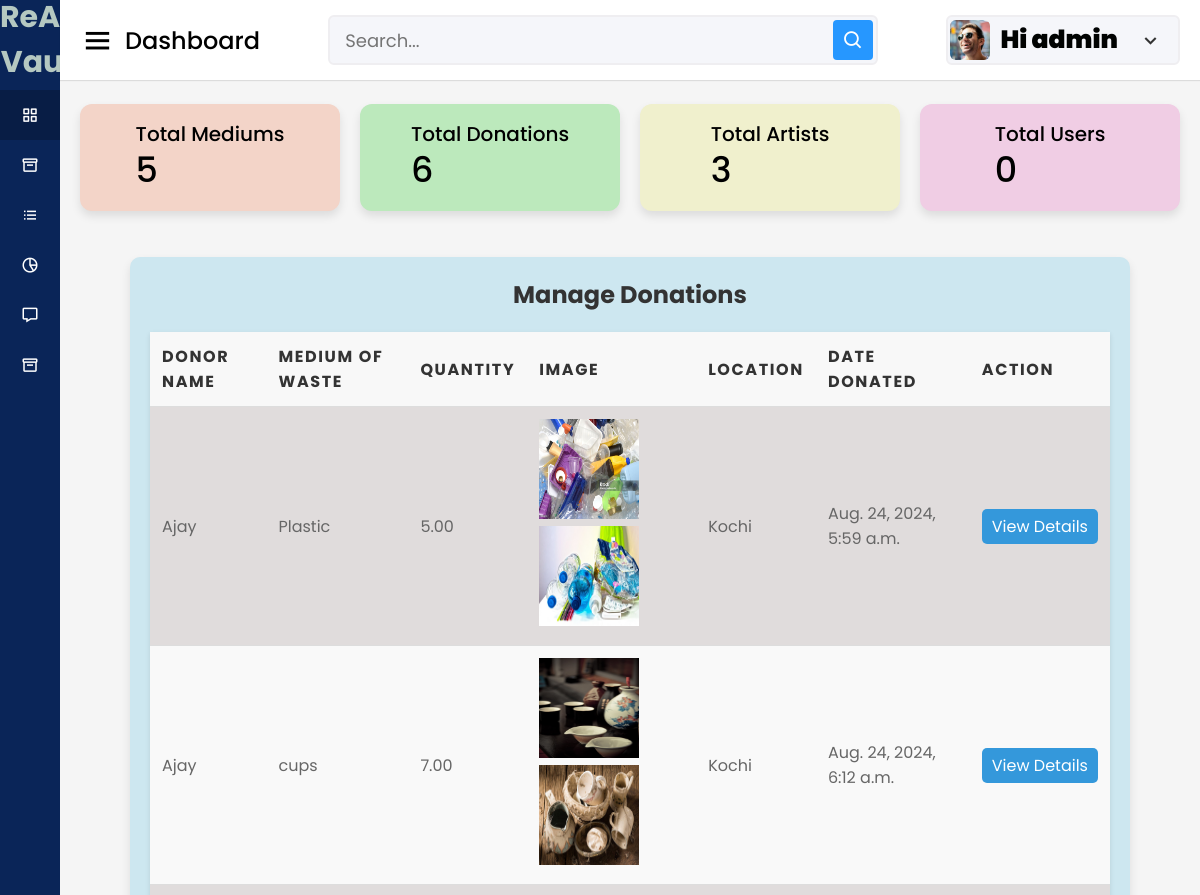
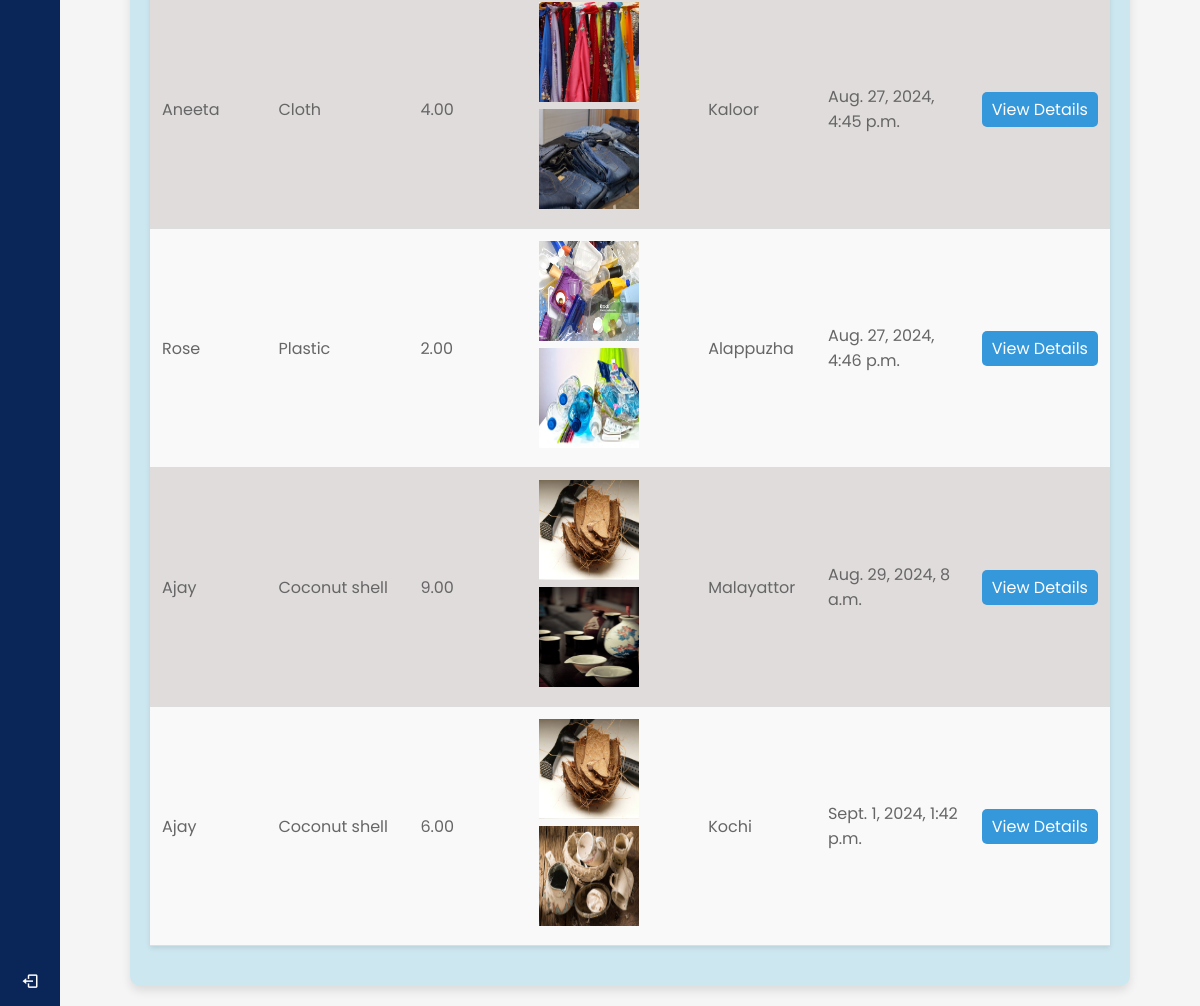
/adminclick/donation_listview/ (signed in), run on the app's committed database (2 pictures, top to bottom).
### accounts/models.py (models this page shows, shortened)
class Adminclick(models.Model):
    user = models.OneToOneField(User, on_delete = models.CASCADE)
    phone = models.IntegerField(default=99999999)
    profile_pic = models.ImageField(upload_to= 'picture/admin/admin.jpg', null=True)

class Donors(models.Model):
    user = models.OneToOneField(User, on_delete = models.CASCADE)
    phone = models.IntegerField(default=99999999)
    profile_pic = models.ImageField(upload_to= 'picture/donor', null=True,default='picture/donor/hi.jpg')

### donors/models.py (models this page shows, shortened)
class Donation(models.Model):
    donor = models.ForeignKey(Donors, on_delete=models.CASCADE)
    medium_of_waste = models.ForeignKey(MediumOfWaste, on_delete=models.CASCADE)
    quantity = models.DecimalField(max_digits=10, decimal_places=2)
    location = models.CharField(max_length=255)
    date_donated = models.DateTimeField(auto_now_add=True)
    STATUS_CHOICES = [
        ('pending','Pending'),
        ('accepted','Accepted'),
        ('rejected','Rejected'),
    ]
    status = models.CharField(max_length=10, choices=STATUS_CHOICES, default='pending')

class DonationImage(models.Model):
    donation = models.ForeignKey(Donation, on_delete=models.CASCADE, related_name='images')
    image=models.ImageField(upload_to='picture/donor')

### adminclick/models.py (models this page shows, shortened)
class MediumOfWaste(models.Model):
    name = models.CharField(max_length=255)
    description = models.TextField(blank=True, null=True)
    rate=models.DecimalField(max_digits=10,decimal_places=2,default=0.00)

### adminclick/views.py (the view)
# urls.py: path('donation_listview/', views.donation_listview, name='donation_listview'),
@login_required
@never_cache
def donation_listview(request):
    adminclick= request.user.adminclick
    total_medium_of_waste=MediumOfWaste.objects.count()
    total_donations=Donation.objects.count()
    total_artists=Artist.objects.count()
    donations = Donation.objects.select_related('donor', 'medium_of_waste').all()
    context={
    'donations': donations,
    'adminclick':adminclick,
    'total_medium_of_waste':total_medium_of_waste,
    'total_donations':total_donations,
    'total_artists':total_artists
    }
    return render(request, 'admin/donation_list.html', context)

### category/context_processors.py (called while the page is built)
def menu_links(request):
    links = Category.objects.all()
    return dict(links=links)

### template/admin/donation_list.html (shortened to what this page needs)
{% load static %}
<!DOCTYPE html>
<html lang="en" dir="ltr">
<head>
  <link rel="stylesheet" href="{% static 'assets/css/styles.css' %}">
  <link href='https://unpkg.com/boxicons@2.0.7/css/boxicons.min.css' rel='stylesheet'>
</head>
<body>
  <div class="sidebar">
    <div class="logo-details">
      <span class="logo_name" style="font-size: 30px; text-align: center; font-weight: 700; color: #b5c8c1;">ReArt Vault</span>
    </div>
    <ul class="nav-links">
      <li>
        <a href="{% url 'admin_dashboard' %}" class="active">
          <i class='bx bx-grid-alt'></i>
          <span class="links_name">Admin Dashboard</span>
        </a>
      </li>
      <li>
        <a href="{% url 'add_medium_of_waste' %}">
          <i class='bx bx-box'></i>
          <span class="links_name">Add Medium </span>
        </a>
      </li>
      <li>
        <a href="{% url 'approve_artists' %}">
          <i class='bx bx-list-ul'></i>
          <span class="links_name">Manage Artists</span>
        </a>
      </li>
      <li>
        <a href="{% url 'donation_listview' %}">
          <i class='bx bx-pie-chart-alt-2'></i>
          <span class="links_name">Manage Donations</span>
        </a>
      </li>
      <li>
        <a href="{% url 'set_rates' %}">
          <i class='bx bx-message'></i>
          <span class="links_name">Set Pricing</span>
        </a>
      </li>
      <li>
        <a href="{% url 'add_category' %}">
          <i class='bx bx-box'></i>
          <span class="links_name">Add Category</span>
        </a>
      </li>
      <li class="log_out">
        <a href="{% url 'userlogout' %}">
          <i class='bx bx-log-out'></i>
          <span class="links_name">Log out</span>
        </a>
      </li>
    </ul>
  </div>
  <section class="home-section">
    <nav>
      <div class="sidebar-button">
        <i class='bx bx-menu sidebarBtn'></i>
        <span class="dashboard"> Dashboard</span>
      </div>
      <div class="search-box">
        <input type="text" placeholder="Search...">
        <i class='bx bx-search'></i>
      </div>
      <div class="profile-details">
        <img src="{{adminclick.profile_pic.url}}" alt="">
        <span class="admin_name" style="font-size: 25px; font-weight: 900; color: #010302;">Hi {{user.username}}</span>
        <i class='bx bx-chevron-down'></i>
      </div>
    </nav>
    <body>
      <div class="home-content">
        <div class="overview-boxes">
          <div class="box" style="background-color:rgb(243, 212, 200);">
            <div class="right-side">
              <div class="box-topic">Total Mediums</div>
              <div class="number">{{ total_medium_of_waste }}</div>
            </div>
          </div>
          <div class="box" style="background-color:rgb(188, 233, 188);">
            <div class="right-side">
              <div class="box-topic">Total Donations</div>
              <div class="number">{{total_donations}}</div>
            </div>
          </div>
          <div class="box" style="background-color:rgb(240, 240, 205);">
            <div class="right-side">
              <div class="box-topic">Total Artists</div>
              <div class="number"> {{total_artists}}</div>
            </div>
          </div>
          <div class="box" style="background-color:rgb(240, 205, 228);">
            <div class="right-side">
              <div class="box-topic">Total Users</div>
              <div class="number">0</div>
            </div>
          </div>
        </div>
          <div class="sales-boxes">
            <div class="recent-sales box" style="background-color: rgb(205, 231, 240); padding: 20px; border-radius: 10px; width:1000px;">
                <div class="title" style="font-size: 24px; font-weight: bold; margin-bottom: 20px;">Manage Donations</div>
                <table class="table">
                    <thead>
                        <tr>
                            <th>Donor Name</th>
                            <th>Medium of Waste</th>
                            <th>Quantity</th>
                            <th>Image</th>
                            <th>Location</th>
                            <th>Date Donated</th>
                            <th>Action</th>
                        </tr>
                    </thead>
                    <tbody>
                      {% for donation in donations %}
                      <tr>
                          <td>{{ donation.donor.user.username }}</td>
                          <td>{{ donation.medium_of_waste.name }}</td>
                          <td>{{ donation.quantity }}</td>
                          <td>
                            {% if donation.images.exists %}
                            {% for image in donation.images.all %}
                                <img src="{{ image.image.url }}" alt="image of waste " width="100" height="100">
                                {% endfor %}
                              {% else %}
                                  No picture
                              {% endif %}
                          </td>
                          <td>{{ donation.location }}</td>
                          <td>{{ donation.date_donated }}</td>
                          <td>
                              <a href="{% url 'donation_detail' donation.pk %}" class="btn-view">View Details</a>
                          </td>
                      </tr>
                  {% endfor %}
                    </tbody>
                </table>
            </div>
        </div>
    </body>
    </html>

### static/assets/css/styles.css (style rules this page uses)
* { margin: 0; padding: 0; box-sizing: border-box; font-family: 'Poppins', sans-serif; }
.sidebar { position: fixed; height: 100%; width: 240px; background: #0A2558; transition: all 0.5s ease; }
.sidebar .logo-details { height: 80px; display: flex; align-items: center; }
.sidebar .logo-details .logo_name { color: #fff; font-size: 24px; font-weight: 500; }
.sidebar .nav-links { margin-top: 10px; }
.sidebar .nav-links li { position: relative; list-style: none; height: 50px; }
.sidebar .nav-links li a { height: 100%; width: 100%; display: flex; align-items: center; text-decoration: none; transition: all 0.4s ease; }
.sidebar .nav-links li a.active { background: #081D45; }
.sidebar .nav-links li i { min-width: 60px; text-align: center; font-size: 18px; color: #fff; }
.sidebar .nav-links li a .links_name { color: #fff; font-size: 15px; font-weight: 400; white-space: nowrap; }
.sidebar .nav-links .log_out { position: absolute; bottom: 0; width: 100%; }
.home-section { position: relative; background: #f5f5f5; min-height: 100vh; width: calc(100% - 240px); left: 240px; transition: all 0.5s ease; }
.home-section nav { display: flex; justify-content: space-between; height: 80px; background: #fff; display: flex; align-items: center; position: fixed; width: calc(100% - 240px); left: 240px; z-index: 100; padding: 0 20px; box-shadow: 0 1px 1px rgba(0, 0, 0, 0.1); transition: all 0.5s ease; }
.home-section nav .sidebar-button { display: flex; align-items: center; font-size: 24px; font-weight: 500; }
nav .sidebar-button i { font-size: 35px; margin-right: 10px; }
.home-section nav .search-box { position: relative; height: 50px; max-width: 550px; width: 100%; margin: 0 20px; }
nav .search-box input { height: 100%; width: 100%; outline: none; background: #F5F6FA; border: 2px solid #EFEEF1; border-radius: 6px; font-size: 18px; padding: 0 15px; }
nav .search-box .bx-search { position: absolute; height: 40px; width: 40px; background: #2697FF; right: 5px; top: 50%; transform: translateY(-50%); border-radius: 4px; line-height: 40px; text-align: center; color: #fff; font-size: 22px; transition: all 0.4 ease; }
.home-section nav .profile-details { display: flex; align-items: center; background: #F5F6FA; border: 2px solid #EFEEF1; border-radius: 6px; height: 50px; min-width: 190px; padding: 0 15px 0 2px; }
nav .profile-details img { height: 40px; width: 40px; border-radius: 6px; object-fit: cover; }
nav .profile-details .admin_name { font-size: 15px; font-weight: 500; color: #333; margin: 0 10px; white-space: nowrap; }
nav .profile-details i { font-size: 25px; color: #333; }
.home-section .home-content { position: relative; padding-top: 104px; }
.home-content .overview-boxes { display: flex; align-items: center; justify-content: space-between; flex-wrap: wrap; padding: 0 20px; margin-bottom: 26px; }
.overview-boxes .box { display: flex; align-items: center; justify-content: center; width: calc(100% / 4 - 15px); background: #fff; padding: 15px 14px; border-radius: 12px; box-shadow: 0 5px 10px rgba(0,0,0,0.1); }
.overview-boxes .box-topic { font-size: 20px; font-weight: 500; }
.home-content .box .number { display: inline-block; font-size: 35px; margin-top: -6px; font-weight: 500; }
.home-content .sales-boxes { display: flex; justify-content: space-between; }
.home-content .sales-boxes .recent-sales { width: 65%; background: #fff; padding: 20px 30px; margin: 0 20px; border-radius: 12px; box-shadow: 0 5px 10px rgba(0, 0, 0, 0.1); }
.sales-boxes .box .title { font-size: 24px; font-weight: 500; }
@media (max-width: 1240px) { .sidebar { width: 60px; } }
@media (max-width: 1240px) { .home-section { width: calc(100% - 60px); left: 60px; } }
@media (max-width: 1240px) { .home-section nav { width: calc(100% - 60px); left: 60px; } }

### data on the page
Adminclick: profile_pic (picture)
Donation: donor.user.username "Ajay", medium_of_waste.name "Plastic", quantity "5.00", location "Kochi", date_donated "Aug. 24, 2024, 5:59 a.m."
DonationImage: image (picture)
DonationImage: image (picture)
Donation: donor.user.username "Ajay", medium_of_waste.name "cups", quantity "7.00", location "Kochi", date_donated "Aug. 24, 2024, 6:12 a.m."
DonationImage: image (picture)
DonationImage: image (picture)
Donation: donor.user.username "Aneeta", medium_of_waste.name "Cloth", quantity "4.00", location "Kaloor", date_donated "Aug. 27, 2024, 4:45 p.m."
DonationImage: image (picture)
DonationImage: image (picture)
Donation: donor.user.username "Rose", medium_of_waste.name "Plastic", quantity "2.00", location "Alappuzha", date_donated "Aug. 27, 2024, 4:46 p.m."
DonationImage: image (picture)
DonationImage: image (picture)
Donation: donor.user.username "Ajay", medium_of_waste.name "Coconut shell", quantity "9.00", location "Malayattor", date_donated "Aug. 29, 2024, 8 a.m."
DonationImage: image (picture)
DonationImage: image (picture)
Donation: donor.user.username "Ajay", medium_of_waste.name "Coconut shell", quantity "6.00", location "Kochi", date_donated "Sept. 1, 2024, 1:42 p.m."
DonationImage: image (picture)
DonationImage: image (picture)

### other printed values
{{ user.username }} "admin"
{{ total_medium_of_waste }} "5"
{{ total_donations }} "6"
{{ total_artists }} "3"
